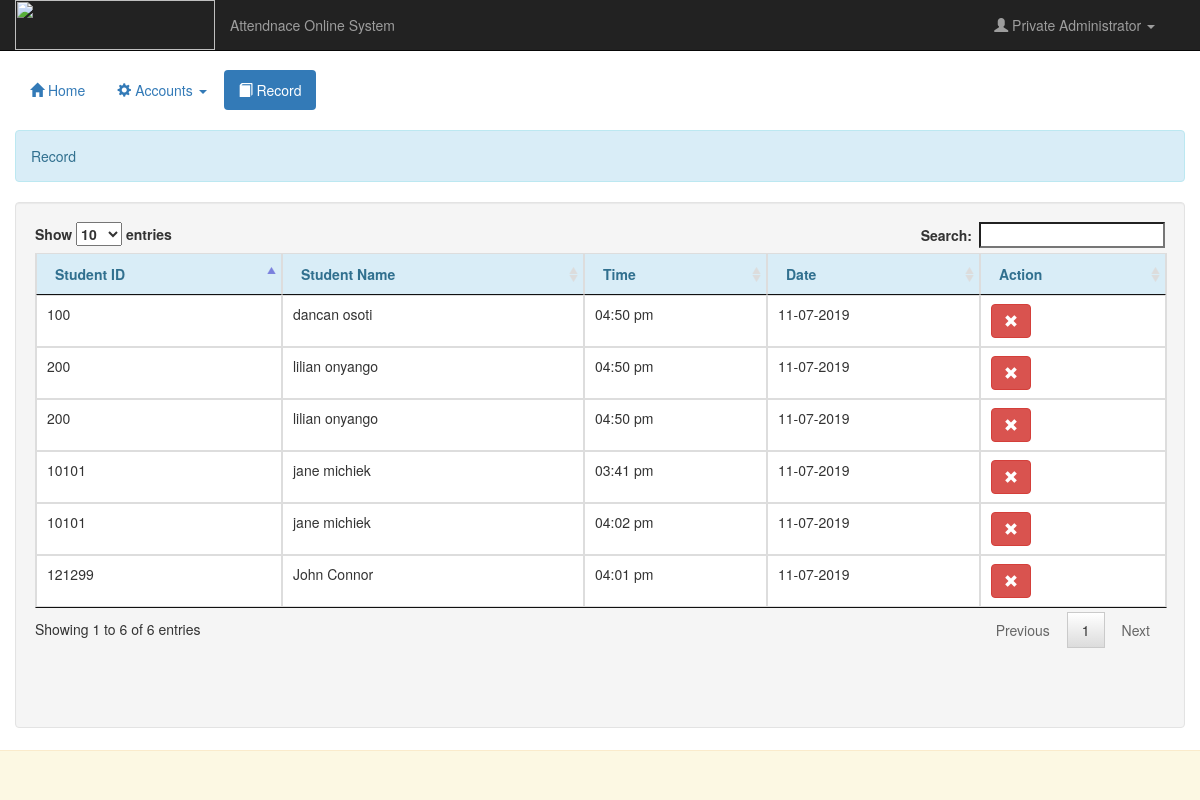
Page /admin/record.php (signed in) on the committed database.
### tables this page shows
CREATE TABLE `time` (
  `time_id` int(11) NOT NULL,
  `student_no` int(6) NOT NULL,
  `student_name` varchar(50) NOT NULL,
  `time` time NOT NULL,
  `date` date NOT NULL
);

### admin/account.php (called while the page is built)
<?php
	require_once 'connect.php';
	$q_adminname = $conn->query("SELECT * FROM `admin` WHERE `admin_id` = '$_SESSION[admin_id]'") or die(mysqli_error());
	$f_adminname = $q_adminname->fetch_array();
	$admin_name = $f_adminname['firstname']." ".$f_adminname['lastname'];

### admin/record.php (the view, shortened to what this page needs)
<!DOCTYPE html>
<?php
	require_once 'account.php';
?>
<html lang = "eng">
	<head>
		<link rel = "stylesheet" href = "css/bootstrap.css" />
		<link rel = "stylesheet" href = "css/jquery.dataTables.css" />
	</head>
	<body>
		<nav class = "navbar navbar-inverse navbar-fixed-top">
			<div class = "container-fluid">
				<div class = "navbar-header">
					<img src = "images/logo.png" width = "200px" height = "50px"/>
					<p class = "navbar-text pull-right">Attendnace Online System</p>
				</div>
				<ul class = "nav navbar-nav navbar-right">
					<li class = "dropdown">
						<a href = "#" class = "dropdown-toggle" data-toggle = "dropdown"><i class = "glyphicon glyphicon-user"></i> <?php echo htmlentities($admin_name)?> <b class = "caret"></b></a>
					</li>
				</ul>
			</div>
		</nav>
		<div class = "container-fluid" style = "margin-top:70px;">
			<ul class = "nav nav-pills">
				<li><a href = "home.php"><span class = "glyphicon glyphicon-home"></span> Home</a></li>
				<li class = "dropdown">
					<a class = "dropdown-toggle" data-toggle = "dropdown" href = "#"><span class = "glyphicon glyphicon-cog"></span> Accounts <span class = "caret"></span></a>
				</li>
				<li class = "active"><a href = "record.php"><span class = "glyphicon glyphicon-book"></span> Record</a></li>
			</ul>
			<br />
			<div class = "alert alert-info">Record</div>
			<div class = "well col-lg-12">
				<table id = "table" class = "table table-bordered">
					<thead class = "alert-info">
						<tr>
							<th>Student ID</th>
							<th>Student Name</th>
							<th>Time</th>
							<th>Date</th>
							<th>Action</th>
						</tr>
					</thead>
					<tbody>
					<?php
						$q_time = $conn->query("SELECT * FROM `time`") or die(mysqli_error());
						while($f_time = $q_time->fetch_array()){
					?>
						<tr>
							<td><?php echo $f_time['student_no']?></td>
							<td><?php echo htmlentities($f_time['student_name'])?></td>
							<td><?php echo date("h:i a", strtotime($f_time['time']))?></td>
							<td><?php echo date("m-d-Y", strtotime($f_time['date']))?></td>
							<td><button name = "<?php echo $f_time['time_id']?>" class = "btn btn-danger rtime_id" href = "#" data-toggle = "modal" data-target = "#delete"><span class = "glyphicon glyphicon-remove"></span></button></td>
						</tr>
					<?php
						}
					?>
					</tbody>
				</table>
			<br />
			<br />
			<br />
			</div>
		</div>
		<div class = "navbar navbar-fixed-bottom alert-warning">
	</body>
</html>

### rows in the picture
time: student_no "10101", student_name "jane michiek", time "03:41 pm", date "11-07-2019"
time: student_no "121299", student_name "John Connor", time "04:01 pm", date "11-07-2019"
time: student_no "10101", student_name "jane michiek", time "04:02 pm", date "11-07-2019"
time: student_no "100", student_name "dancan osoti", time "04:50 pm", date "11-07-2019"
time: student_no "200", student_name "lilian onyango", time "04:50 pm", date "11-07-2019"
time: student_no "200", student_name "lilian onyango", time "04:50 pm", date "11-07-2019"

### other values in the picture
$admin_name "Private Administrator"
